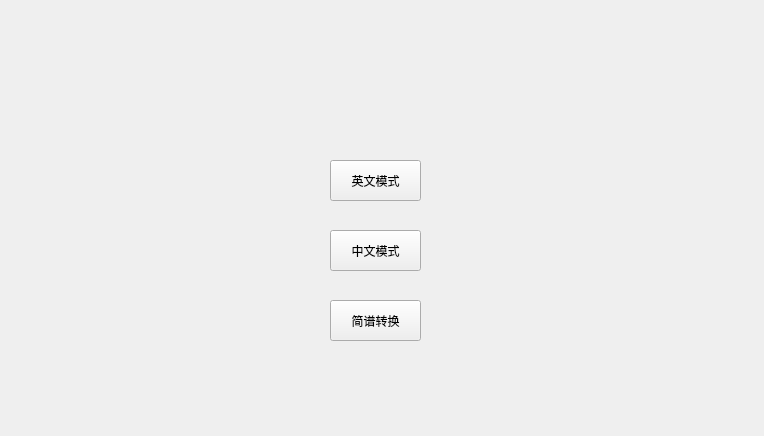
<?xml version="1.0" encoding="UTF-8"?>
<ui version="4.0">
 <class>Form</class>
 <widget class="QWidget" name="Form">
  <property name="geometry">
   <rect>
    <x>0</x>
    <y>0</y>
    <width>764</width>
    <height>436</height>
   </rect>
  </property>
  <property name="windowTitle">
   <string>模式选择</string>
  </property>
  <widget class="QPushButton" name="english">
   <property name="geometry">
    <rect>
     <x>330</x>
     <y>160</y>
     <width>91</width>
     <height>41</height>
    </rect>
   </property>
   <property name="text">
    <string>英文模式</string>
   </property>
  </widget>
  <widget class="QPushButton" name="chinese">
   <property name="geometry">
    <rect>
     <x>330</x>
     <y>230</y>
     <width>91</width>
     <height>41</height>
    </rect>
   </property>
   <property name="text">
    <string>中文模式</string>
   </property>
  </widget>
  <widget class="QPushButton" name="note">
   <property name="geometry">
    <rect>
     <x>330</x>
     <y>300</y>
     <width>91</width>
     <height>41</height>
    </rect>
   </property>
   <property name="text">
    <string>简谱转换</string>
   </property>
  </widget>
 </widget>
 <resources/>
 <connections/>
</ui>
